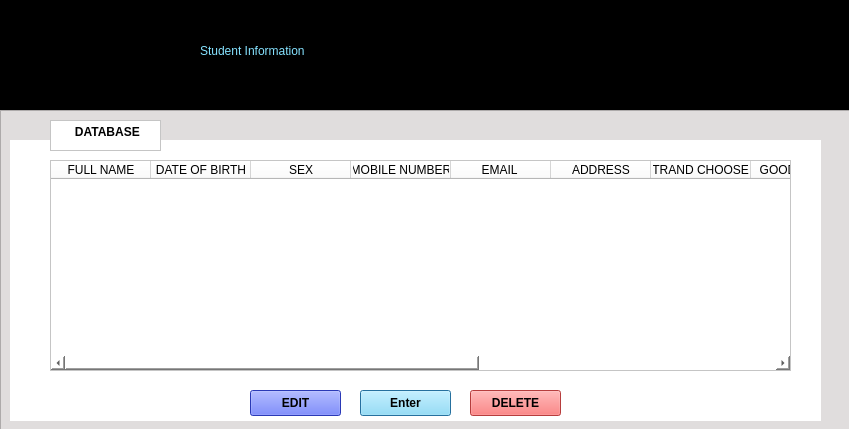
<?xml version="1.0" encoding="UTF-8"?>
<ui version="4.0">
 <class>Dialog</class>
 <widget class="QDialog" name="Dialog">
  <property name="geometry">
   <rect>
    <x>0</x>
    <y>0</y>
    <width>849</width>
    <height>429</height>
   </rect>
  </property>
  <property name="windowTitle">
   <string>Dialog</string>
  </property>
  <widget class="QWidget" name="widget_2" native="true">
   <property name="geometry">
    <rect>
     <x>-10</x>
     <y>0</y>
     <width>861</width>
     <height>111</height>
    </rect>
   </property>
   <property name="styleSheet">
    <string notr="true">QWidget {
    background-color: #000000;

}
</string>
   </property>
   <widget class="QLabel" name="label_13">
    <property name="geometry">
     <rect>
      <x>210</x>
      <y>20</y>
      <width>561</width>
      <height>61</height>
     </rect>
    </property>
    <property name="styleSheet">
     <string notr="true">QLabel {
	font: 30pt &quot;Segoe UI&quot;;
   color: #85E2FF;
    background-color: #000000;
}</string>
    </property>
    <property name="text">
     <string>Student Information</string>
    </property>
   </widget>
  </widget>
  <widget class="QFrame" name="frame">
   <property name="geometry">
    <rect>
     <x>0</x>
     <y>110</y>
     <width>851</width>
     <height>551</height>
    </rect>
   </property>
   <property name="styleSheet">
    <string notr="true">QFrame {
    background-color: #E0DDDD;

}
</string>
   </property>
   <property name="frameShape">
    <enum>QFrame::Shape::StyledPanel</enum>
   </property>
   <property name="frameShadow">
    <enum>QFrame::Shadow::Raised</enum>
   </property>
   <widget class="QWidget" name="widget_3" native="true">
    <property name="geometry">
     <rect>
      <x>10</x>
      <y>30</y>
      <width>811</width>
      <height>281</height>
     </rect>
    </property>
    <property name="styleSheet">
     <string notr="true">QWidget {
    background-color: #ffffff;

}
</string>
    </property>
    <widget class="QTableWidget" name="tableWidget_2">
     <property name="geometry">
      <rect>
       <x>40</x>
       <y>20</y>
       <width>741</width>
       <height>211</height>
      </rect>
     </property>
     <column>
      <property name="text">
       <string>FULL NAME</string>
      </property>
     </column>
     <column>
      <property name="text">
       <string>DATE OF BIRTH</string>
      </property>
     </column>
     <column>
      <property name="text">
       <string>SEX</string>
      </property>
     </column>
     <column>
      <property name="text">
       <string>MOBILE NUMBER</string>
      </property>
     </column>
     <column>
      <property name="text">
       <string>EMAIL </string>
      </property>
     </column>
     <column>
      <property name="text">
       <string>ADDRESS</string>
      </property>
     </column>
     <column>
      <property name="text">
       <string>STRAND CHOOSEN</string>
      </property>
     </column>
     <column>
      <property name="text">
       <string>GOOD MORAL</string>
      </property>
     </column>
     <column>
      <property name="text">
       <string>STUDENT FORM</string>
      </property>
     </column>
     <column>
      <property name="text">
       <string>STUDENT ID</string>
      </property>
     </column>
     <column>
      <property name="text">
       <string>GRADE(11,12)</string>
      </property>
     </column>
     <column>
      <property name="text">
       <string>PHOTO</string>
      </property>
     </column>
    </widget>
    <widget class="QPushButton" name="pushButton_3">
     <property name="geometry">
      <rect>
       <x>350</x>
       <y>250</y>
       <width>91</width>
       <height>26</height>
      </rect>
     </property>
     <property name="font">
      <font>
       <bold>true</bold>
      </font>
     </property>
     <property name="styleSheet">
      <string notr="true">QPushButton {
    color: #000000;
    background-color: #85E2FF;
}
QPushButton:hover {
    background-color: #aaebff;
}
QPushButton:pressed {
    background-color: #ffffff;
    color: #000000;
}
</string>
     </property>
     <property name="text">
      <string>Enter</string>
     </property>
    </widget>
    <widget class="QPushButton" name="pushButton_4">
     <property name="geometry">
      <rect>
       <x>460</x>
       <y>250</y>
       <width>91</width>
       <height>26</height>
      </rect>
     </property>
     <property name="font">
      <font>
       <bold>true</bold>
      </font>
     </property>
     <property name="styleSheet">
      <string notr="true">QPushButton {
    color: #000000;
    background-color: #FF5656;
}
QPushButton:hover {
    background-color: #fd7979;
}
QPushButton:pressed {
    background-color: #ffffff;
    color: #000000;
}
</string>
     </property>
     <property name="text">
      <string>DELETE</string>
     </property>
    </widget>
    <widget class="QPushButton" name="pushButton_5">
     <property name="geometry">
      <rect>
       <x>240</x>
       <y>250</y>
       <width>91</width>
       <height>26</height>
      </rect>
     </property>
     <property name="font">
      <font>
       <bold>true</bold>
      </font>
     </property>
     <property name="styleSheet">
      <string notr="true">QPushButton {
    color: #000000;
    background-color: #3B50FF;
}
QPushButton:hover {
    background-color: #6273ff;
}
QPushButton:pressed {
    background-color: #ffffff;
    color: #000000;
}
</string>
     </property>
     <property name="text">
      <string>EDIT</string>
     </property>
    </widget>
   </widget>
   <widget class="QTextEdit" name="textEdit_3">
    <property name="geometry">
     <rect>
      <x>50</x>
      <y>10</y>
      <width>111</width>
      <height>31</height>
     </rect>
    </property>
    <property name="styleSheet">
     <string notr="true">QTextEdit {
    color: #000000;
    background-color: #ffffff;
}
</string>
    </property>
    <property name="html">
     <string>&lt;!DOCTYPE HTML PUBLIC &quot;-//W3C//DTD HTML 4.0//EN&quot; &quot;http://www.w3.org/TR/REC-html40/strict.dtd&quot;&gt;
&lt;html&gt;&lt;head&gt;&lt;meta name=&quot;qrichtext&quot; content=&quot;1&quot; /&gt;&lt;meta charset=&quot;utf-8&quot; /&gt;&lt;style type=&quot;text/css&quot;&gt;
p, li { white-space: pre-wrap; }
hr { height: 1px; border-width: 0; }
li.unchecked::marker { content: &quot;\2610&quot;; }
li.checked::marker { content: &quot;\2612&quot;; }
&lt;/style&gt;&lt;/head&gt;&lt;body style=&quot; font-family:'Segoe UI'; font-size:9pt; font-weight:400; font-style:normal;&quot;&gt;
&lt;p style=&quot; margin-top:0px; margin-bottom:0px; margin-left:0px; margin-right:0px; -qt-block-indent:0; text-indent:0px;&quot;&gt;&lt;span style=&quot; font-weight:700;&quot;&gt;      DATABASE&lt;/span&gt;&lt;/p&gt;&lt;/body&gt;&lt;/html&gt;</string>
    </property>
   </widget>
  </widget>
 </widget>
 <resources/>
 <connections/>
</ui>
